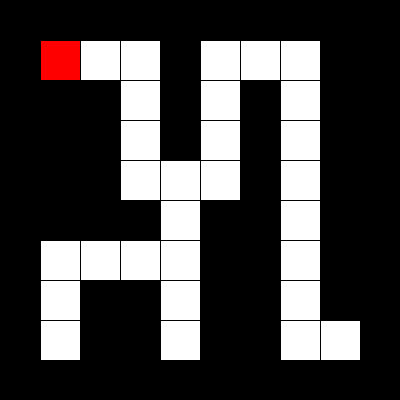
Frame 1 (no input)
Frame 60 (the mouse pressed at the canvas centre just before this capture): identical to frame 1, image omitted
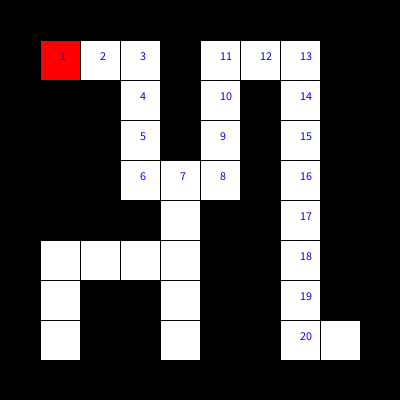
Frame 120 (the mouse held since frame 60 and released just before this capture)

The Processing sketch that drew these frames (run headless with seeded random() and noise(); from frame 60 on, the mouse is pressed at the canvas centre):

// Processing sketch: week15_08_maze_DFS_boolean_true_false_ok
// ── week15_08_maze_DFS_boolean_true_false_ok.pde
int [][] maze = {
   {1,1,1,1,1,1,1,1,1,1},
   {1,0,0,0,1,0,0,0,1,1},
   {1,1,1,0,1,0,1,0,1,1},
   {1,1,1,0,1,0,1,0,1,1},
   {1,1,1,0,0,0,1,0,1,1},
   {1,1,1,1,0,1,1,0,1,1},
   {1,0,0,0,0,1,1,0,1,1},
   {1,0,1,1,0,1,1,0,1,1},
   {1,0,1,1,0,1,1,0,0,1},
   {1,1,1,1,1,1,1,1,1,1}
};
int [][] visited = new int[10][10];
int startI = 1, startJ = 1, I=1, J = 1, step = 1;
void setup(){
   size(400, 400); 
   //visited[I][J]= step;
}
void draw(){
   for(int i=0; i<maze.length; i++){
     for(int j=0; j<maze[0].length; j++){
        if(maze[i][j]==1)fill(0);
        else fill(255);
        rect(j*40, i*40, 40, 40);
     }
   }
   fill(255, 0, 0);
   rect(startJ*40, startI*40, 40, 40);
   for(int  i=0; i<maze.length; i++){
      for(int j=0; j<maze[0].length; j++){
         if(visited[i][j]>0){
           fill(0, 0, 255);
           text(""+visited[i][j], j*40+20, i*40+20);
         }
      }
   }
}
boolean DFS(int i, int j, int s){
   if( i==8 && j==8) return true; 
   if(maze[i][j]==1)return false;
   if(visited[i][j] > 0) return false;
   visited[i][j] = s;
   if(DFS(i+1, j, s+1)) return true;
   if(DFS(i-1, j, s+1)) return true;
   if(DFS(i, j+1, s+1)) return true;
   if(DFS(i, j-1, s+1)) return true;
   visited[i][j] = 0;
   return false;
}
void mousePressed(){
   visited[1][1] = 0;
   DFS( 1, 1, 1);
}
